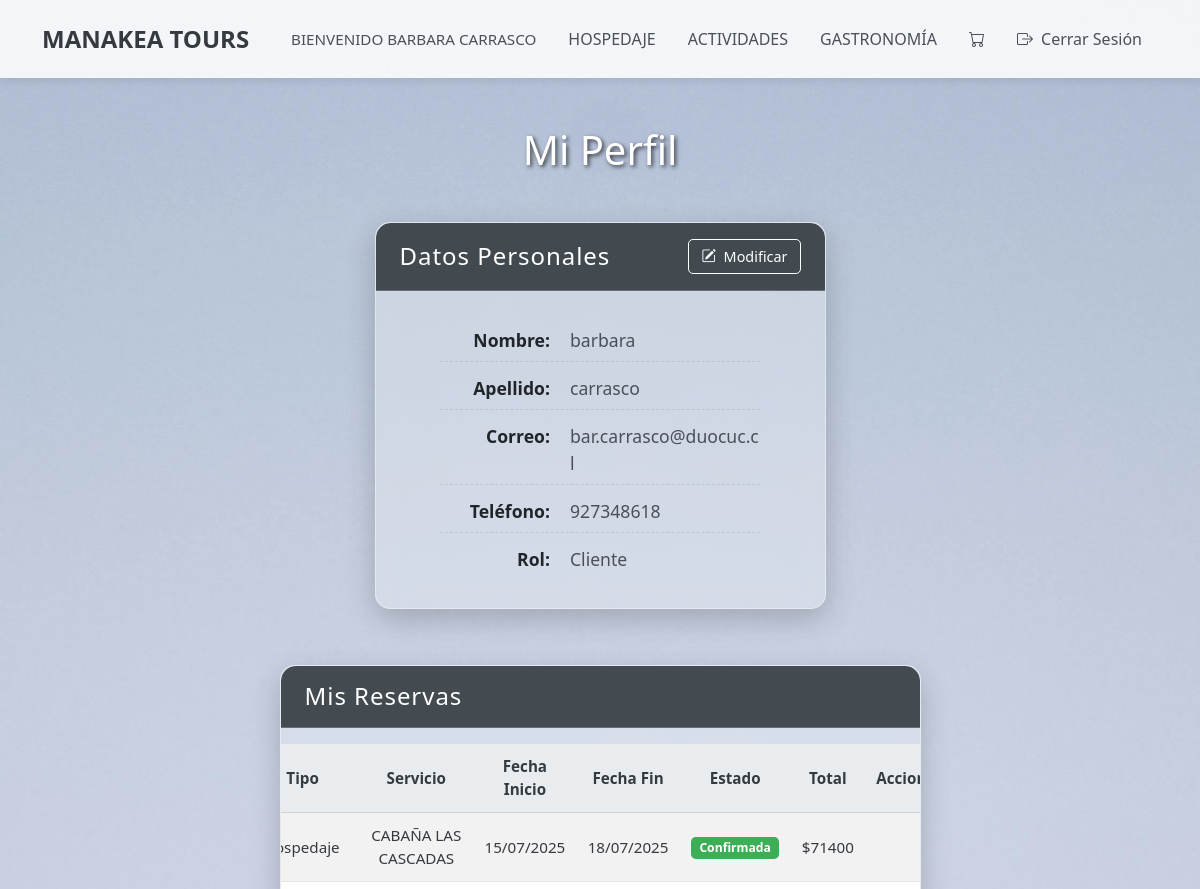
/perfil/ (signed in, upper part), run on an earlier commit of the app's database.
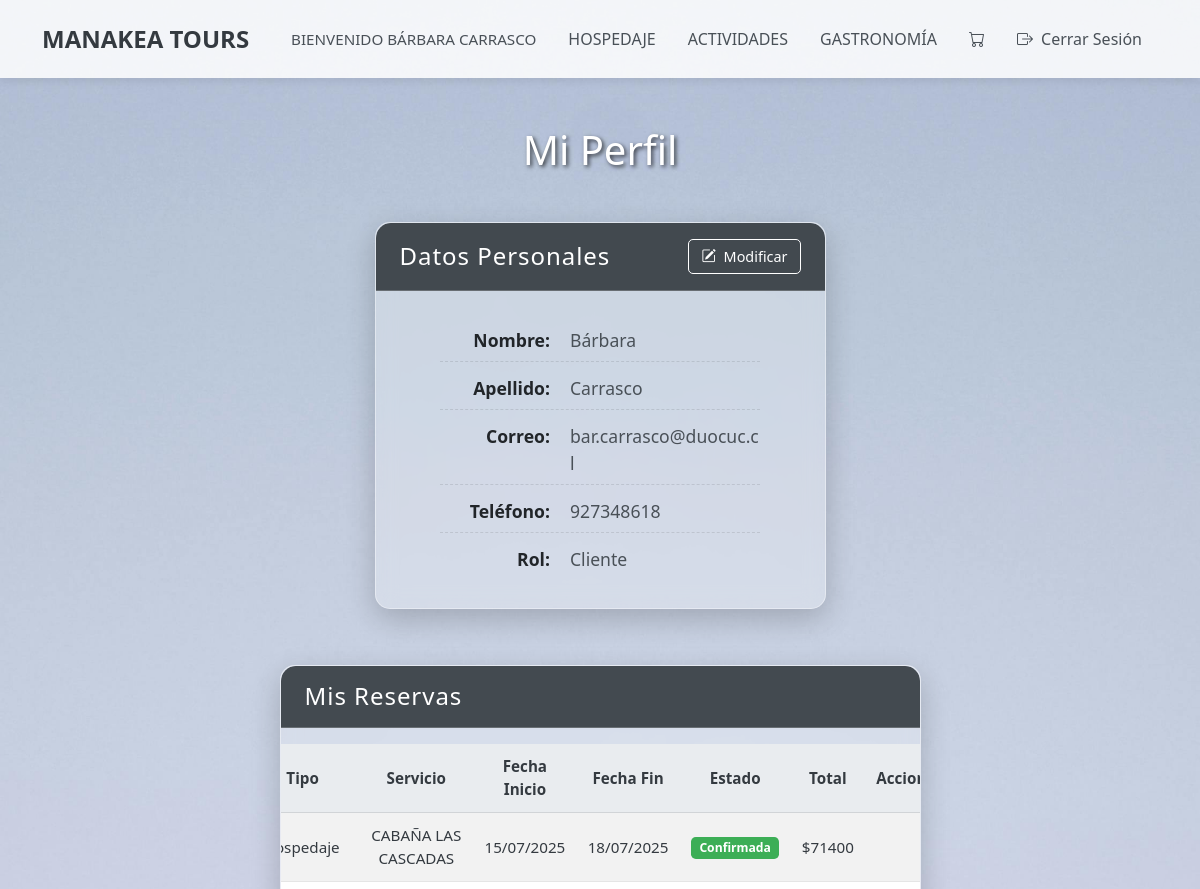
And on a later commit of the database.
### core/models.py (models this page shows, shortened)
class Usuario(AbstractBaseUser, PermissionsMixin):
    nombre = models.CharField(max_length=100)
    apellido = models.CharField(max_length=100)
    correo = models.EmailField(unique=True)
    telefono = models.CharField(max_length=20, blank=True, null=True) # Campo de teléfono
    tipo_usuario = models.ForeignKey(TipoUsuario, on_delete=models.SET_NULL, null=True, blank=True)
    is_active = models.BooleanField(default=True) # Indica si la cuenta está activa
    is_staff = models.BooleanField(default=False) # Necesario para acceder al admin de Django
    date_joined = models.DateTimeField(auto_now_add=True) # Fecha de creación del usuario
    objects = UsuarioManager() # Asigna tu Manager personalizado
    USERNAME_FIELD = 'correo' # Django usará 'correo' como campo de nombre de usuario para el login
    REQUIRED_FIELDS = ['nombre', 'apellido'] # Campos requeridos al crear un superusuario con createsuperuser
    groups = models.ManyToManyField(
        'auth.Group',
        verbose_name='groups',
        blank=True,
        help_text='The groups this user belongs to. A user will get all permissions granted to each of their groups.',
        related_name="core_usuario_set", # Asegura un related_name único para evitar conflictos
        related_query_name="usuario",
    )
    user_permissions = models.ManyToManyField(
        'auth.Permission',
        verbose_name='user permissions',
        blank=True,
        help_text='Specific permissions for this user.',
        related_name="core_usuario_set", # Asegura un related_name único para evitar conflictos
        related_query_name="usuario",
    )
    class Meta:
        verbose_name = "Usuario"
        verbose_name_plural = "Usuarios"
    @property
    def is_cliente(self):
        return self.tipo_usuario and self.tipo_usuario.tipo_nombre == 'cliente'

### core/views.py (the view)
# urls.py: path('perfil/', views.perfil, name='perfil'),
@login_required(login_url='login')
def perfil(request):
    usuario_actual = request.user
    form_submitted_with_errors = False
    if request.method == 'POST':
        form = PerfilUsuarioForm(request.POST, instance=usuario_actual)
        if form.is_valid():
            form.save()
            messages.success(request, '¡Tus datos han sido actualizados correctamente!')
            return redirect('perfil')
        else:
            messages.error(request, 'Hubo un error al actualizar tus datos. Por favor, revisa el formulario.')
            form_submitted_with_errors = True
    else:
        form = PerfilUsuarioForm(instance=usuario_actual)
    reservas_data = []
    if is_cliente(usuario_actual):
        reservas_usuario = Reserva.objects.filter(usuario=usuario_actual).order_by('-fecha_reserva')
        for reserva in reservas_usuario:
            servicios_reserva = DetalleReserva.objects.filter(reserva=reserva).select_related('servicio__tipo_servicio')
            nombres_servicios_list = []
            tipos_servicios_list = []
            for dr in servicios_reserva:
                nombres_servicios_list.append(dr.servicio.nombre)
                tipos_servicios_list.append(dr.servicio.tipo_servicio.nombre)
            nombres_servicios = ", ".join(sorted(list(set(nombres_servicios_list))))
            tipos_servicios = ", ".join(sorted(list(set(tipos_servicios_list))))
            reservas_data.append({
                'id': reserva.id,
                'tipo_servicio': tipos_servicios if tipos_servicios else 'N/A',
                'nombre_servicio': nombres_servicios if nombres_servicios else 'N/A',
                'fecha_inicio': reserva.fecha_inicio,
                'fecha_fin': reserva.fecha_fin,
                'estado_display': reserva.estado.estado if reserva.estado else 'Desconocido',
                'total': reserva.total,
            })
    context = {
        'form': form,
        'reservas': reservas_data,
        'form_submitted': form_submitted_with_errors,
        'user': usuario_actual,
    }
    return render(request, 'core/perfil.html', context)

### core/views.py (called while the page is built)
def is_cliente(user):
    return user.is_authenticated and user.is_cliente

### core/templates/core/perfil.html (shortened to what the changed rows need)
{% load static %}
<!DOCTYPE html>
<html lang="es">
<head>
    <link href="https://cdn.jsdelivr.net/npm/bootstrap@5.3.0/dist/css/bootstrap.min.css" rel="stylesheet">
    <link rel="stylesheet" href="https://cdn.jsdelivr.net/npm/bootstrap-icons@1.10.5/font/bootstrap-icons.css">
    <link rel="stylesheet" href="https://cdnjs.cloudflare.com/ajax/libs/font-awesome/6.5.1/css/all.min.css" />
    <link rel="stylesheet" href="{% static 'css/global.css'%}">
</head>
<body>
    <section class="bg-5">
        <nav class="navbar navbar-expand-md navbar-light bg-light">
            <div class="container">
                <div class="collapse navbar-collapse justify-content-end" id="navbarNav">
                    <ul class="navbar-nav">
                        {% if user.is_authenticated %}
                            <li class="nav-item d-flex align-items-center">
                                <span class="nav-link welcome-message">BIENVENIDO {{ user.nombre|upper }} {{ user.apellido|upper }}</span>
                            </li>
                            <li class="nav-item">
                                <a class="nav-link" href="{% url 'hospedaje' %}">HOSPEDAJE</a>
                            </li>
                            <li class="nav-item">
                                <a class="nav-link" href="{% url 'actividad' %}">ACTIVIDADES</a>
                            </li>
                            <li class="nav-item">
                                <a class="nav-link" href="{% url 'gastronomia' %}">GASTRONOMÍA</a>
                            </li>
                            {% if user.is_cliente %}
                                <li class="nav-item">
                                    <a class="nav-link" href="{% url 'carrito' %}">
                                        <i class="bi bi-cart"></i>
                                    </a>
                                </li>
                            {% endif %}
                            <li class="nav-item">
                                <a class="nav-link btn btn-outline-danger btn-sm ms-2" href="{% url 'logout' %}">
                                    <i class="bi bi-box-arrow-right me-1"></i> Cerrar Sesión
                                </a>
                            </li>
                        {% endif %}
                    </ul>
                </div>
            </div>
        </nav>
        <div class="container py-5 flex-grow-1 d-flex flex-column justify-content-center">
            <h1 class="text-center mb-5 text-white" style="text-shadow: 2px 2px 4px rgba(0,0,0,0.7);">Mi Perfil</h1>
            {% if user.is_authenticated %}
                <div class="row profile-row justify-content-center flex-grow-1">
                    <div class="col-12 {% if user.is_cliente %}col-md-5{% else %}col-md-8{% endif %} profile-card-col mb-4">
                        <div class="card shadow-sm h-100">
                            <div class="card-header text-white d-flex justify-content-between align-items-center">
                                <h4 class="mb-0">Datos Personales</h4>
                                <button type="button" class="btn btn-outline-light btn-sm" id="toggleEditButton">
                                    <i class="bi bi-pencil-square me-1"></i> Modificar
                                </button>
                            </div>
                            <div class="card-body">
                                <div id="staticData">
                                    <p><strong>Nombre:</strong> <span>{{ user.nombre }}</span></p>
                                    <p><strong>Apellido:</strong> <span>{{ user.apellido }}</span></p>
                                    <p><strong>Correo:</strong> <span>{{ user.correo }}</span></p>
                                    <p><strong>Teléfono:</strong> <span>{{ user.telefono|default:"No registrado" }}</span></p>
                                    <p><strong>Rol:</strong>
                                        <span>
                                            {% if user.is_cliente %}Cliente
                                            {% elif user.is_anfitrion %}Anfitrión
                                            {% elif user.is_administrador %}Administrador
                                            {% else %}Desconocido (Rol no definido)
                                            {% endif %}
                                        </span>
                                    </p>
                                </div>
                            </div>
                        </div>
                    </div>
                    {% if user.is_cliente %}
                        <div class="col-12 col-md-7 profile-card-col mb-4">
                            <div class="card shadow-sm h-100">
                                <div class="card-header text-white">
                                    <h4 class="mb-0">Mis Reservas</h4>
                                </div>
                                <div class="card-body">
                                    {% if reservas %}
                                        <div class="table-responsive">
                                            <table class="table table-striped table-hover">
                                                <thead>
                                                    <tr>
                                                        <th>Tipo</th>
                                                        <th>Servicio</th>
                                                        <th>Fecha Inicio</th>
                                                        <th>Fecha Fin</th>
                                                        <th>Estado</th>
                                                        <th>Total</th>
                                                        <th>Acciones</th>
                                                    </tr>
                                                </thead>
                                                <tbody>
                                                    {% for reserva in reservas %}
                                                        <tr>
                                                            <td>{{ reserva.tipo_servicio }}</td>
                                                            <td>{{ reserva.nombre_servicio }}</td>
                                                            <td>{{ reserva.fecha_inicio|date:"d/m/Y" }}</td>
                                                            <td>{{ reserva.fecha_fin|date:"d/m/Y" }}</td>
                                                            <td>
                                                                {% if reserva.estado_display == 'Confirmada' %}
                                                                    <span class="badge bg-success">{{ reserva.estado_display }}</span>
                                                                {% else %}
                                                                    <span class="badge bg-warning text-dark">{{ reserva.estado_display }}</span>
                                                                {% endif %}
                                                            </td>
                                                            <td>${{ reserva.total|floatformat:0 }}</td>
                                                            <td></td>
                                                        </tr>
                                                    {% endfor %}
                                                </tbody>
                                            </table>
                                        </div>
                                    {% else %}
                                        <div class="alert alert-info text-center" role="alert">
                                            No tienes reservas realizadas aún.
                                        </div>
                                    {% endif %}
                                </div>
                            </div>
                        </div>
                    {% endif %}
                </div>
            {% else %}
                <div class="alert alert-warning text-center" role="alert">
                    Debes iniciar sesión para ver tu perfil.
                </div>
            {% endif %}
        </div>
    </section>
</body>
</html>

What changed in the data, as far as the page shows it:
changed Usuario "bar.carrasco@duocuc.cl": nombre "BARBARA" → "BÁRBARA"; nombre "barbara" → "Bárbara"; apellido "carrasco" → "Carrasco"
